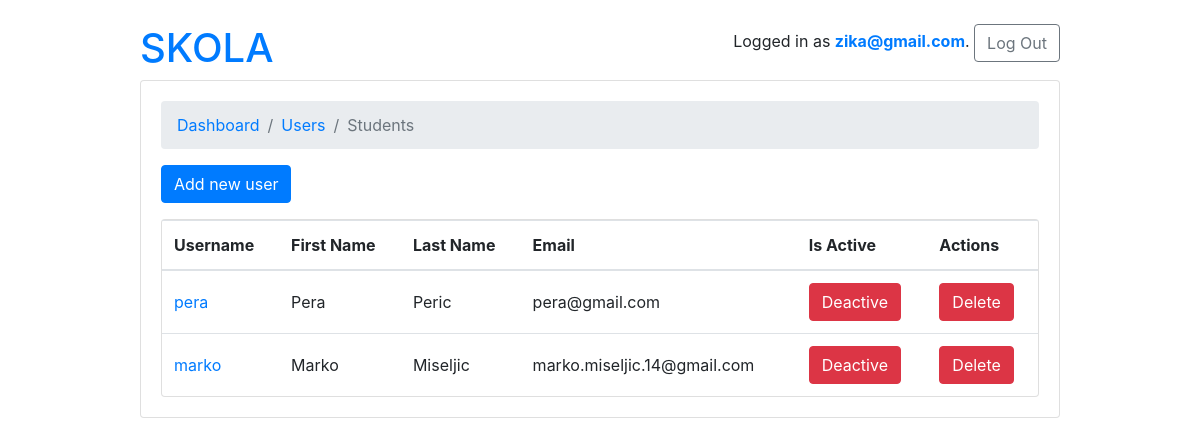
The page /admins/users/students/ (signed in) on the database as committed earlier.
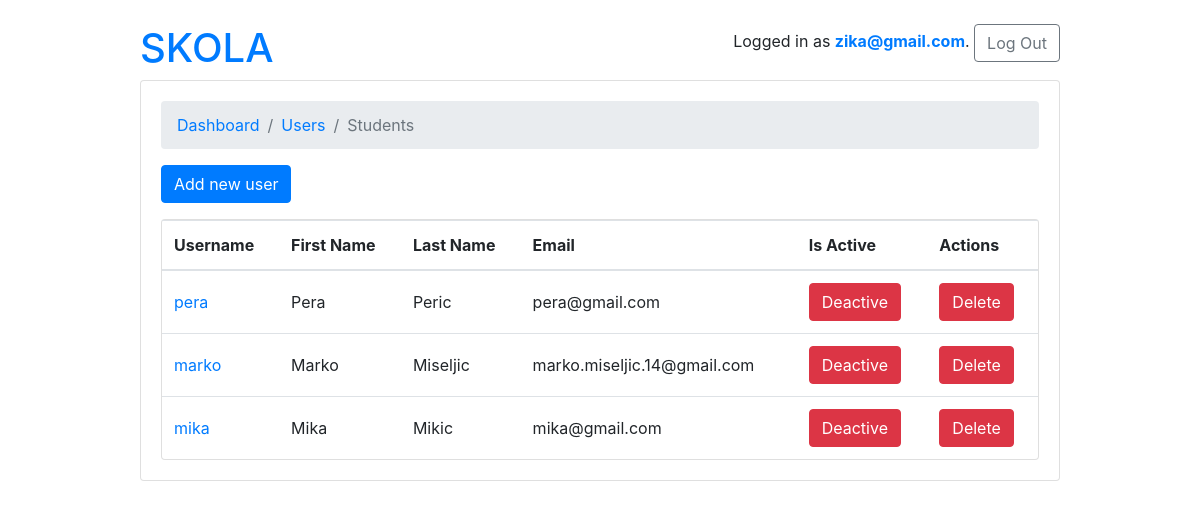
The same page on the database as committed later.
### account/models.py (models this page shows, shortened)
class User(AbstractBaseUser):
    first_name = models.CharField(max_length=220)
    last_name = models.CharField(max_length=220)
    email = models.EmailField(
        verbose_name='Email address',
        max_length=255,
        unique=True
    )
    username = models.CharField(max_length=40, unique=True)
    date_joined = models.DateTimeField(verbose_name="date joined", auto_now_add=True)
    last_login = models.DateTimeField(verbose_name="last login", auto_now=True)
    is_admin = models.BooleanField(default=False)
    is_staff = models.BooleanField(default=False)
    is_superuser = models.BooleanField(default=False)
    proflie_image = models.ImageField(max_length=255, upload_to=get_profile_image_filepath, null=True, blank=True)
    is_student = models.BooleanField(default=False)
    is_teacher = models.BooleanField(default=False)
    is_active = models.BooleanField(default=True)
    objects = MyAccountManager()
    USERNAME_FIELD = 'email'
    REQUIRED_FIELDS = ['username']

### account/views.py (the view)
# urls.py: path('users/students/',  AllStudentsListView.as_view(), name='students'),
@method_decorator([login_required, admin_required], name='dispatch')
class AllStudentsListView(ListView):
    model = User
    ordering = ('last_name', )
    context_object_name = 'students'
    template_name = 'admin/students.html'
    def get_queryset(self):
        queryset = User.objects.filter(is_student=True)
        return queryset

### templates/admin/students.html
{% extends '../base.html' %}
{% block content %}
    <nav aria-label="breadcrumb">
        <ol class="breadcrumb">
            <li class="breadcrumb-item" ><a href="{% url 'admins:dashboard' %}">Dashboard</a></li>
            <li class="breadcrumb-item "><a href="{% url 'admins:users' %}">Users</a></li>
            <li class="breadcrumb-item active" aria-current="page">Students</li>
        </ol>
    </nav>
    <a type="button" href="{% url 'users:add_new_user' %}" class="btn btn-primary mb-3">Add new user</a>
    <div class="card">
        <table class="table mb-0">
          <thead>
            <tr>
              <th>Username</th>
              <th>First Name</th>
              <th>Last Name</th>
              <th>Email</th>
              <th>Is Active</th>
              <th>Actions</th>
            </tr>
          </thead>
          <tbody>
            {% for student in students %}
              <tr>
                <td class="align-middle"><a href="{% url 'users:update_user' student.pk %}">{{ student.username }}</a></td>
                <td class="align-middle">{{student.first_name}}</td>
                <td class="align-middle">{{student.last_name}}</td>
                <td class="align-middle">{{student.email}}</td>
                <td class="align-middle">
                  {% if student.is_active == False %}
                    <a type="button" class="btn btn-success float-middle" href="">Activate</a>
                  {% else %}
                    <a type="button" class="btn btn-danger float-middle" href="">Deactive</a>
                  {% endif %}
                </td>
                <td>
                  <a href="{% url 'users:delete_user' student.pk %}" class="btn btn-danger" role="button">Delete</a>
                </td>
              </tr>
            {% empty %}
              <tr>
                <td class="bg-light text-center font-italic" colspan="5">There is no any students yet.</td>
              </tr>
            {% endfor %}
          </tbody>
        </table>
    </div>
{% endblock content %}

Rows that differ between the two databases and show on the page:
added User: username "mika", first_name "Mika", last_name "Mikic", email "mika@gmail.com", is_active "Deactive"
